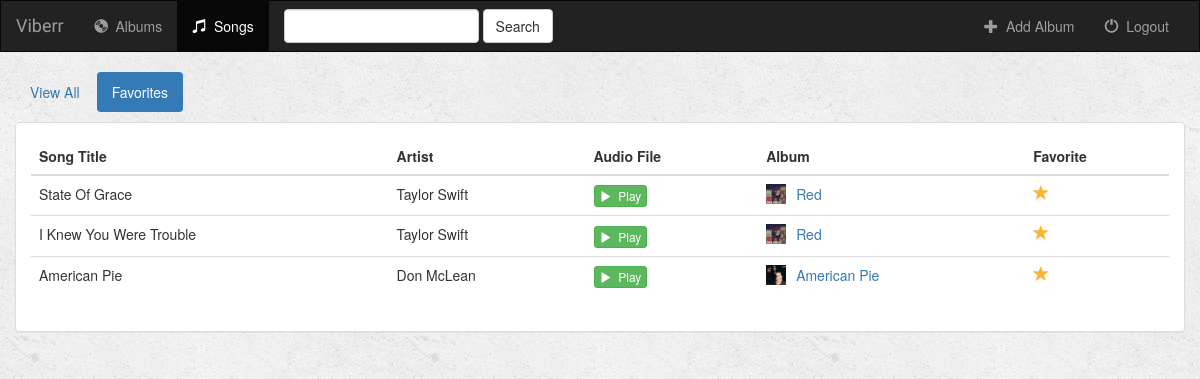
Page /music/songs/favorites/ (signed in) on the committed database.
### music/models.py (models this page shows, shortened)
class Song(models.Model):
    album = models.ForeignKey(Album, on_delete=models.CASCADE)
    song_title = models.CharField(max_length=250)
    audio_file = models.FileField(default='')
    is_favorite = models.BooleanField(default=False)

class Album(models.Model):
    user = models.ForeignKey(User, default=1)
    artist = models.CharField(max_length=250)
    album_title = models.CharField(max_length=500)
    genre = models.CharField(max_length=100)
    album_logo = models.FileField()
    is_favorite = models.BooleanField(default=False)

### music/views.py (the view)
# urls.py: url(r'^songs/(?P<filter_by>[a-zA_Z]+)/$', views.songs, name='songs'),
def songs(request, filter_by):
    if not request.user.is_authenticated():
        return render(request, 'music/login.html')
    else:
        try:
            song_ids = []
            for album in Album.objects.filter(user=request.user):
                for song in album.song_set.all():
                    song_ids.append(song.pk)
            users_songs = Song.objects.filter(pk__in=song_ids)
            if filter_by == 'favorites':
                users_songs = users_songs.filter(is_favorite=True)
        except Album.DoesNotExist:
            users_songs = []
        return render(request, 'music/songs.html', {
            'song_list': users_songs,
            'filter_by': filter_by,
        })

### music/templates/music/songs.html (shortened to what this page needs)
{% extends 'music/base.html' %}
{% block songs_active %}active{% endblock %}
{% block body %}
<div class="container-fluid songs-container">
    <div class="row">
        <div class="col-sm-12">
            <ul class="nav nav-pills" style="margin-bottom: 10px;">
                <li role="presentation" {% if filter_by == 'all' %}class="active"{% endif %}><a href="{% url 'music:songs' 'all' %}">View All</a></li>
                <li role="presentation" {% if filter_by == 'favorites' %}class="active"{% endif %}><a href="{% url 'music:songs' 'favorites' %}">Favorites</a></li>
            </ul>
        </div>
    </div>
    <div class="row">
        <div class="col-sm-12">
            <div class="panel panel-default">
                <div class="panel-body">
                    <table class="table">
                        <thead>
                            <tr>
                                <th>Song Title</th>
                                <th>Artist</th>
                                <th>Audio File</th>
                                <th>Album</th>
                                <th>Favorite</th>
                            </tr>
                        </thead>
                        <tbody>
                            {% for song in song_list %}
                                <tr>
                                    <td>{{ song.song_title }}</td>
                                    <td>{{ song.album.artist }}</td>
                                    <td>
                                        <a target="_blank" href="{{ song.audio_file.url }}">
                                            <button type="button" class="btn btn-success btn-xs">
                                                <span class="glyphicon glyphicon-play"></span>&nbsp; Play
                                            </button>
                                        </a>
                                    </td>
                                    <td>
                                        <a href="{% url 'music:detail' song.album.id %}">
                                            <img src="{{ song.album.album_logo.url }}" class="img-responsive" style="width: 20px; float: left; margin-right: 10px;" />
                                        </a>
                                        <a href="{% url 'music:detail' song.album.id %}">{{ song.album.album_title }}</a>
                                    </td>
                                    <td>
                                        <a href="{% url 'music:favorite' song.id %}" class="btn-favorite"><span class="glyphicon glyphicon-star {% if song.is_favorite %}active{% endif %}"></span></a>
                                    </td>
                                </tr>
                            {% endfor %}
                        </tbody>
                    </table>
                </div>
            </div>
        </div>
    </div>
</div>
{% endblock %}

### music/static/music/style.css (style rules this page uses)
body { background: white url("images/background.png"); }
.glyphicon-star { color: #CCCCCC; font-size: 16px; }
.glyphicon-star.active { color: #FDB230; }

### rows in the picture
Song: song_title "State Of Grace", album.artist "Taylor Swift", album.album_logo (picture), album.album_title "Red", is_favorite True (drawn)
Song: song_title "I Knew You Were Trouble", album.artist "Taylor Swift", album.album_logo (picture), album.album_title "Red", is_favorite True (drawn)
Song: song_title "American Pie", album.artist "Don McLean", album.album_logo (picture), album.album_title "American Pie", is_favorite True (drawn)
